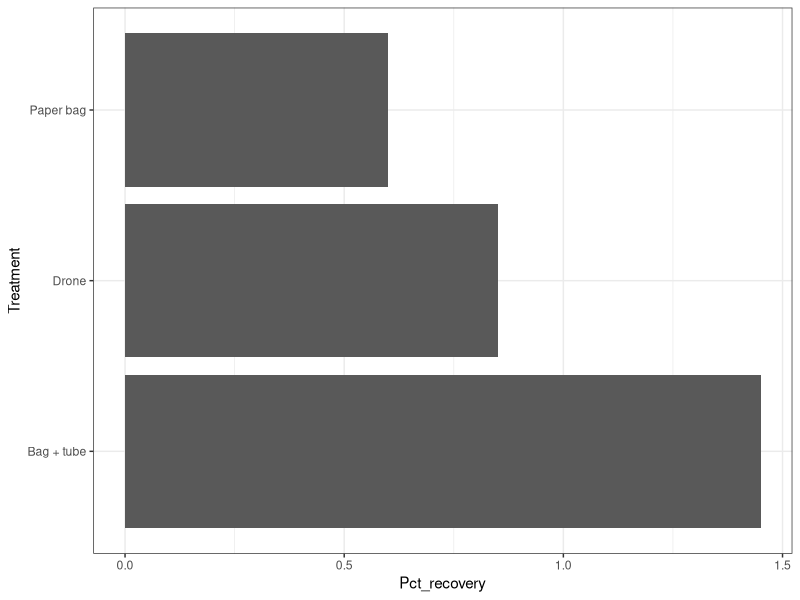
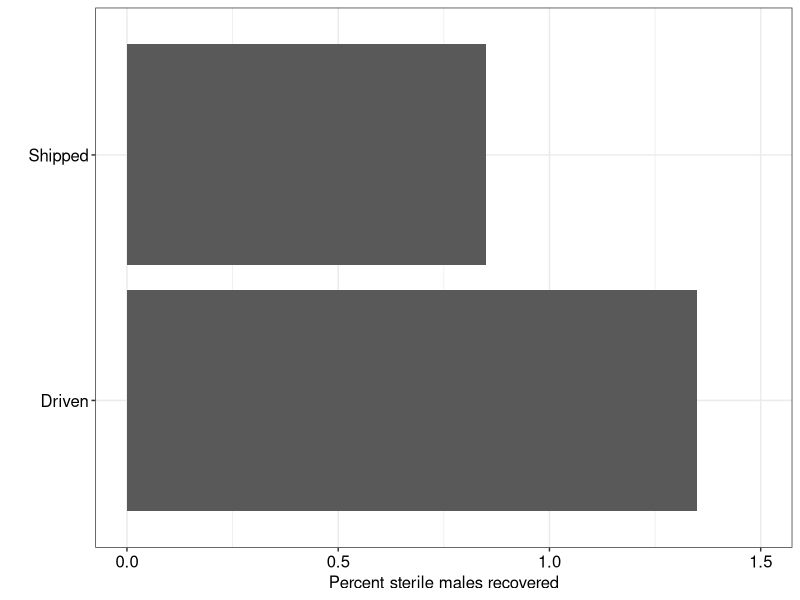
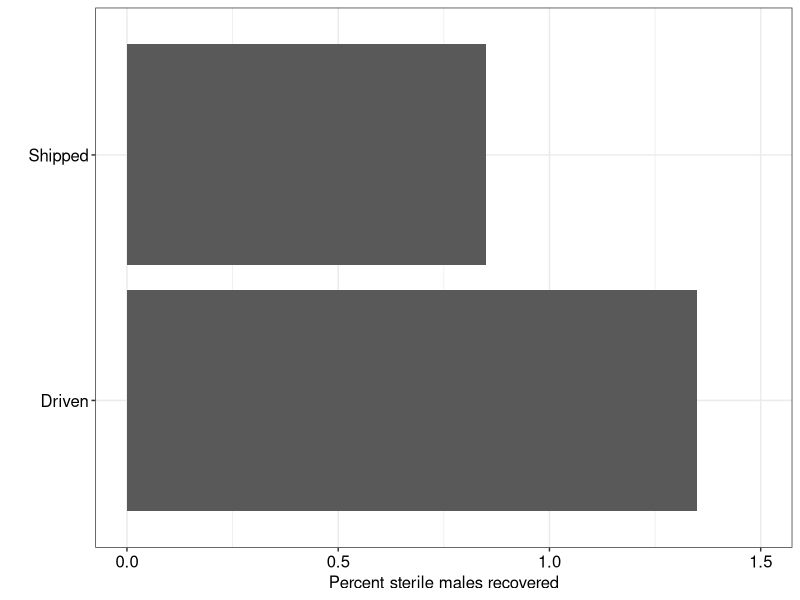

R code for these plots, in order:
# ggplot2_template_horizontal_bar_plot.R

library(tidyverse)

### construct data frame in script
release_methods <- data.frame(
  Type = c("Release Type","Release Type","Release Type","Transport Type","Transport Type"),
  Treatment = c("Paper bag","Drone","Bag + tube","Driven","Shipped"),
  Pct_recovery = c(0.6,0.85,1.45,1.35,0.85))
release_methods
    # Also can enter from Excel and use File > Import in RStudio

release <- release_methods %>% 
  filter(Type == "Release Type")

transport <- release_methods %>% 
  filter(Type == "Transport Type")

ggplot(release, aes(x = Treatment, y = Pct_recovery)) +
  geom_col() +
  coord_flip() +
  theme_bw()


p2 <- ggplot(transport, aes(x = Treatment, y = Pct_recovery)) +
  geom_col() +
  # Essential portion
  coord_flip() + # Y axis horizontal
  theme_bw() +
  ylim(0,1.5) + # Uniform chosen range
  
  # Rest is pure formatting
  
  xlab("") +
  ylab("Percent sterile males recovered") +
  theme(axis.text.x = element_text(color = "black", size = 12), #angle = 45, hjust = 1),
        axis.text.y = element_text(color = "black", size = 12),
        axis.title.x = element_text(color = "black", size = 12),
        axis.title.y = element_text(color = "black", size = 12),
        legend.title = element_text(color = "black", size = 12),
        legend.text = element_text(color = "black", size = 10))

p2

ggsave(filename = "horizontal_bar_y20_wilson_small_plot_recovery.jpg", 
       plot = p2, device = "jpg", 
       dpi = 300, width = 5.83, height = 2.83, units = "in") 
